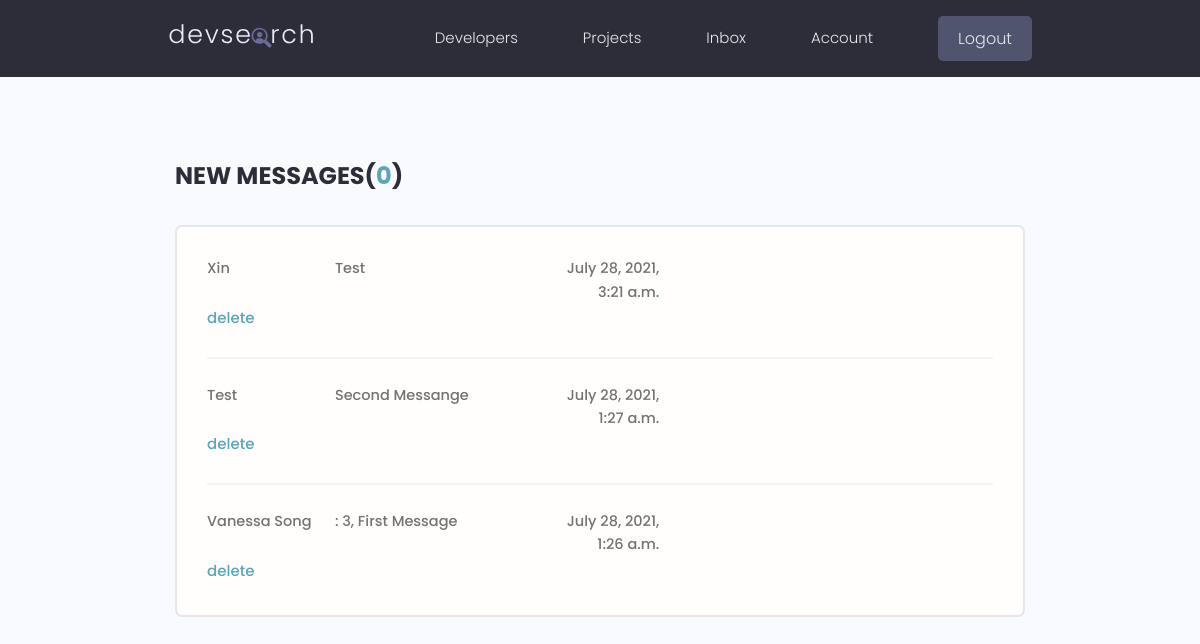
The page /inbox/ (signed in) on the database its author committed.
### users/models.py (models this page shows, shortened)
class Message(models.Model):
    sender = models.ForeignKey(Profile, on_delete=models.SET_NULL, null=True, blank=True)
    recipient = models.ForeignKey(Profile, on_delete=models.SET_NULL, null=True, blank=True, related_name="messages")
    name = models.CharField(max_length=200, null=True, blank=True)
    email = models.EmailField(max_length=200, null=True, blank=True)
    subject = models.CharField(max_length=200, null=True, blank=True)
    body = models.TextField()
    is_read = models.BooleanField(default=False, null=True)
    created = models.DateTimeField(auto_now_add=True)
    id = models.UUIDField(default=uuid.uuid4, unique=True, primary_key=True)
    class Meta:
        ordering = ['is_read', '-created']

### users/views.py (the view)
# urls.py: path('inbox/', views.inbox, name="inbox"),
@login_required(login_url='login')
def inbox(request):
    profile = request.user.profile
    messageRequests = profile.messages.all()
    unreadCount = messageRequests.filter(is_read=False).count()
    context = {'messageRequests': messageRequests, "unreadCount": unreadCount}
    return render(request, 'users/inbox.html', context)

### users/templates/users/inbox.html
{% extends 'main.html' %}
{% block content %}
<main class="inbox my-xl">
  <div class="content-box">
    <h3 class="inbox__title">New Messages(<span>{{unreadCount}}</span>)</h3>
    <ul class="messages">
      {% for message in messageRequests %}
      {% if message.is_read == False %}
      <li class="message message--unread">
      {% else %}
      <li class="message">
      {% endif %}
        <a href="{% url 'message' message.id %}">
          <span class="message__author">{{message.name}}</span>
          <span class="message__subject">{{message.subject}}</span>
          <span class="message__date">{{message.created}}</span>
          <span class="message__delete"><a href="{% url 'delete-message' message.id %}?next=/inbox" style="display: inline-block;">delete</a></span>
        </a>
      </li>
      {% endfor %}
    </ul>
  </div>
</main>
{% endblock content %}

### static/styles/app.css (style rules this page uses)
:root { --color-sub: #2d2d39; }
.content-box { width: 95%; max-width: 85rem; margin: 0 auto; }
.inbox { height: 90vh; }
.inbox__title, .inbox__title span { font-size: 2.4rem; font-weight: 700; color: var(--color-sub); text-transform: uppercase; text-align: left; margin-bottom: 3rem; }
.inbox__title span { color: var(--color-main); }
.messages { list-style: none; background: var(--color-white); padding: 0.5rem 3rem; border: 2px solid var(--color-light); border-radius: 0.7rem; }
.message { padding: 2.5rem 0; }
.message > a span { font-size: 1.45rem; font-weight: 500; }
.message:not(:last-child) { border-bottom: 2px solid var(--color-white-light); }
.message > a { display: flex; gap: 1rem; }
.message__author, .message__date, .message__delete { flex-basis: 15%; }
.message__subject { flex-basis: 25%; }
.message__date { text-align: right; }

### static/uikit/styles/modules/_variables.css (style rules this page uses)
:root { --color-main: #5aa5b9; --color-main-light: #e6faff; --color-sub: #3f4156; --color-sub-light: #51546e; --color-sub-lighter: #ededfd; --color-text: #737373; --color-gray: #8b8b8b; --color-light: #e5e7eb; --color-light-gray: #767676; --color-bg: #f8fafd; --color-white: #fffefd; --color-white-light: #f3f3f3; --color-success: #359e64; --color-success-bg: #def8e8; --color-error: #fc4b0b; --color-error-bg: #fff2ee; --font-base: 'Poppins', arial, helvetica, 'Segoe UI', roboto, ubuntu, sans-serif; --font-monospace: 'Fira Code', 'Courier New', courier, monospace; --font-regular: 300; --font-medium: 500; --font-bold: 700; --generic-shadow: 1px 1px 5px #00000010; --generic-transition: all 0.3s ease-in-out; }

### static/uikit/styles/modules/_base.css (style rules this page uses)
* { margin: 0; padding: 0; box-sizing: border-box; text-rendering: optimizeLegibility; color: inherit; font-size: inherit; }
html { font-size: 50%; }
@media only screen and (min-width: 480px) { html { font-size: 56.25%; } }
@media only screen and (min-width: 1200px) { html { font-size: 62.5%; } }
body { line-height: 1.6; font-weight: 400; font-size: 1.5rem; color: var(--color-text); background-color: var(--color-bg); min-height: 100vh; }

### static/uikit/styles/modules/_typography.css (style rules this page uses)
* { font-family: var(--font-base); }
h3 { font-size: 3.2rem; font-weight: var(--font-medium); }
p, span, strong { font-size: 1.6rem; color: var(--color-text); font-weight: var(--font-regular); }
a { padding-bottom: 2px; text-decoration: none; display: inline-block; color: var(--color-main); font-weight: var(--font-medium); }

### static/uikit/styles/modules/_utilities.css (style rules this page uses)
.my-xl { margin: 8rem auto; }

### rows shown on the page
Message: name "Xin", subject "Test", created "July 28, 2021, 3:21 a.m."
Message: name "Test", subject "Second Messange", created "July 28, 2021, 1:27 a.m."
Message: name "Vanessa Song", subject ": 3, First Message", created "July 28, 2021, 1:26 a.m."

### other values the page prints
{{ unreadCount }} "0"
